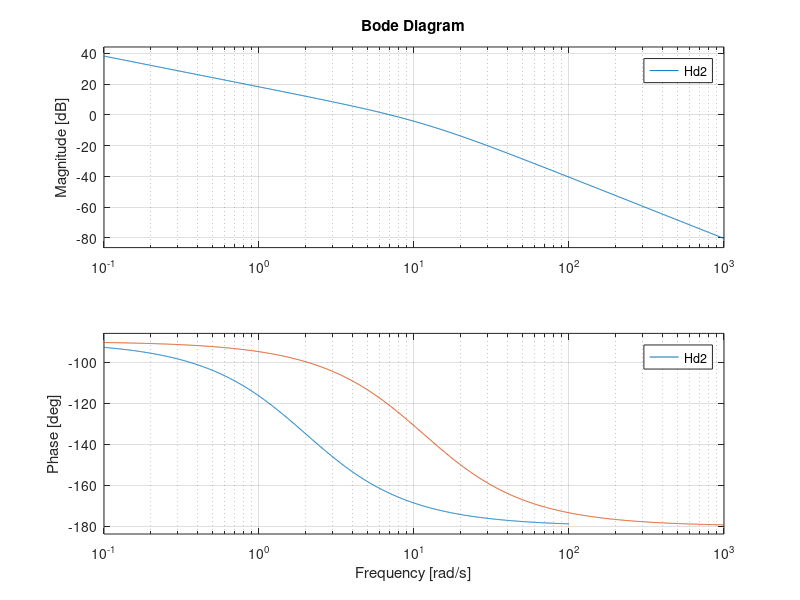
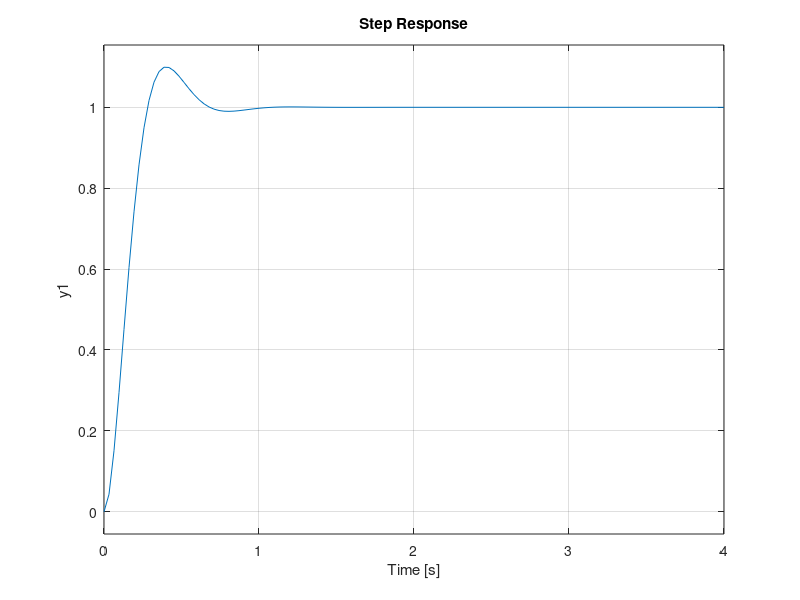

Write MATLAB code to recreate these figures, in order.
%% PI controller
clear all
clc

tr = 15;
hf = tf(3.5, [0.5 1 0]);
m = 0.10;
zeta = abs(log(m))/sqrt(pi^2+log(m)^2);
wn = 4/tr/zeta;
A = 1/sqrt(2)/4/zeta/zeta;
Adb = mag2db(A)

figure
bode(hf); hold on
F = 1.85; %read from bode
Kp = 10^((Adb-F)/20);
hd = Kp*hf;

ts = 5.17; % time when entering steady state
tsstar = 0.9;
Td = 0.5;

Tn = Td*tsstar/ts
Vr = Kp*ts/tsstar
Hpd = Vr*tf([Td 1],[Tn 1])

Hd2 = Hpd*hf;

bode(Hd2);

figure,
step(feedback(Hd2,1));

%% PID controller
